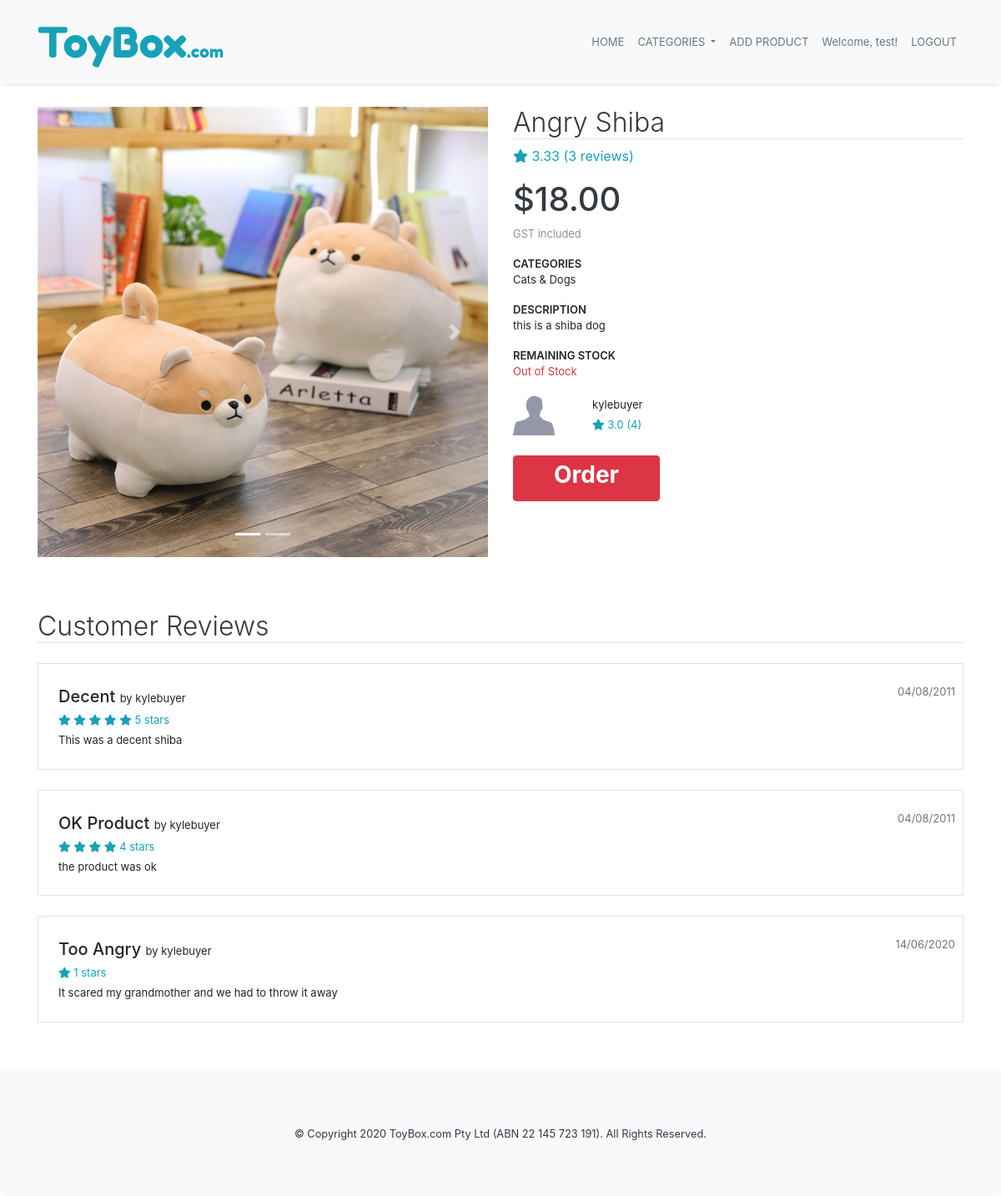
Screenshot of /product/1 (signed in) with the database file from the repository.
### marketplace/models.py (models this page shows, shortened)
class User(db.Model, UserMixin):
    __tablename__='users'
    id = db.Column(db.Integer, primary_key=True)
    username = db.Column(db.String(30), index=True, unique=True, nullable=False)
    email = db.Column(db.String(100), index=True, unique=True, nullable=False)
    phone = db.Column(db.String(20), nullable=False) #must be string to keep 0 at start of number
    bank_account = db.Column(db.String(30))
    seller = db.Column(db.Boolean, nullable=False) #determines whether the user is a seller or buyer
    password_hash = db.Column(db.String(255), nullable=False)
    products = db.relationship('Product', backref='user') #products added by user

class Product(db.Model):
    __tablename__='products'
    id = db.Column(db.Integer, primary_key=True)
    name = db.Column(db.String(100), nullable=False)
    description = db.Column(db.String(500))
    current_stock = db.Column(db.Integer, nullable=False)
    monthly_stock = db.Column(db.Integer, nullable=False)
    price = db.Column(db.Numeric, nullable=False)
    category = db.Column(db.String(50), nullable=False)
    created = db.Column(db.DateTime, default=datetime.now(), nullable=False)
    image_one = db.Column(db.String(400))
    image_two = db.Column(db.String(400))
    image_three = db.Column(db.String(400))
    seller_id = db.Column(db.Integer, db.ForeignKey('users.id'))
    comments = db.relationship('Comment', backref='product') #comments on product

class Comment(db.Model):
    __tablename__='comments'
    id = db.Column(db.Integer, primary_key=True)
    title = db.Column(db.String(100), nullable=False)
    text = db.Column(db.String(500))
    rating = db.Column(db.Float, nullable=False)
    created = db.Column(db.DateTime, default=datetime.now(), nullable=False)
    user_id = db.Column(db.Integer, db.ForeignKey('users.id'))
    product_id = db.Column(db.Integer, db.ForeignKey('products.id'))

### marketplace/products.py (the view)
@bp.route('/<id>', methods=['GET', 'POST'])
def view(id):
    product = Product.query.filter_by(id=id).first()
    if (not product): #if product doesnt exist then 404
        return render_template('404.html')
    roundedPrice = round(product.price, 2)
    rating = 0
    i = 0
    for comment in product.comments:
        rating += comment.rating
        i += 1
    if i > 0:
        rating = round(rating/i, 2)
    else:
        rating = 'N/A'
    seller = User.query.filter_by(id=product.seller_id).first()
    sellerRating = 0
    j = 0
    for prod in seller.products:
        for com in prod.comments:
            sellerRating += com.rating
            j += 1
    if j > 0:
        sellerRating = round(sellerRating/j, 2)
    else:
        sellerRating = 'N/A'
    comments = db.session.query(Comment, User).filter_by(product_id=id).outerjoin(User, Comment.user_id == User.id).all()
    form = ReviewForm()
    if(form.validate_on_submit()):
        f_text = form.text.data
        f_rating = form.rating.data
        f_title = form.title.data
        new_comment = Comment (
            text = f_text,
            rating = f_rating,
            title = f_title,
            user_id = current_user.id,
            product_id = id
        )
        db.session.add(new_comment)
        db.session.commit()
        return redirect(url_for('product.view', id=id))
    else:
        for field, errors in form.errors.items():
            for error in errors:
                flash(u"%s: %s" % (getattr(form, field).label.text.title(), error), 'error')
    return render_template('product.html', product=product, roundedPrice = roundedPrice, rating=rating, reviewCount=i, seller=seller, sellerRating=sellerRating, sellerReviewCount=j, comments=comments, form=form)

### marketplace/templates/product.html (shortened to what this page needs)
{% extends 'base.html' %}
{% block content %}
<div class="container">
    <div class="row content-container mb-5">
        <div class="col-md-6">
            <div id="carouselExampleIndicators" class="carousel slide mb-3" data-ride="carousel">
                <ol class="carousel-indicators">
                    <li data-target="#carouselExampleIndicators" data-slide-to="0" class="active"></li>
                    {% if product.image_two %}
                    <li data-target="#carouselExampleIndicators" data-slide-to="1"></li>
                    {% endif %}
                </ol>
                <div class="carousel-inner">
                    <div class="carousel-item active">
                        <img class="d-block w-100" src="..{{ product.image_one }}" alt="First slide">
                    </div>
                </div>
                <a class="carousel-control-prev" href="#carouselExampleIndicators" role="button" data-slide="prev">
                    <span class="carousel-control-prev-icon" aria-hidden="true"></span>
                </a>
                <a class="carousel-control-next" href="#carouselExampleIndicators" role="button" data-slide="next">
                    <span class="carousel-control-next-icon" aria-hidden="true"></span>
                </a>
            </div>
        </div>
        <div class="col-md-6">
            <h2 class="text-dark font-weight-light border-bottom">{{ product.name }}</h2>
            <div class="text-info">
                <i class="fas fa-star"></i> {{ rating }} ({{ reviewCount }} reviews)
            </div>
            <h1 class="text-dark mt-3">${{ roundedPrice }}</h1>
            <div class="small-font form-head text-muted font-weight-light">GST included</div>
            <div class="small-font form-head mt-3">CATEGORIES</div>
            <p class="small-font">{{ product.category }}</p>
            <div class="small-font form-head mt-3">DESCRIPTION</div>
            <p class="small-font">{{ product.description }}</p>
            <div class="small-font form-head mt-3">REMAINING STOCK</div>
            {% if product.current_stock > 0 %}
                <p class="small-font">{{ product.current_stock }}</p>
            {% else%}
                <p class="small-font text-danger">Out of Stock</p>
            {% endif %}
            <div class="row mt-2">
                <div class="col-2">
                    <img class="" src="../static/img/genericman.jpg" height="50px" width="50px">
                </div>
                <div class="col">
                    <span class="small-font">{{ seller.username }}<br>
                        <span class="text-info">
                            <i class="fas fa-star"></i> {{ sellerRating }} ({{ sellerReviewCount }})
                        </span>
                    </span>
                </div>
            </div>
            {% if product.current_stock > 0 %}
                {% if current_user.seller == False %}
                    <a class="btn btn-info mt-4 pl-5 pr-5" href="{{ url_for('order.order', id=product.id) }}">
                        <h3 class="font-weight-bold">Order</h3>
                    </a>
                {% else %}
                    <a class="btn btn-danger btn-info mt-4 pl-5 pr-5" data-toggle="OOS-tooltip" data-placement="right" title="You must be logged in as a buyer to purchase products!" disabled>
                        <h3 style="color:white;" class="font-weight-bold">Order</h3>
                    </a>
                {% endif %}
            {% else %}
                <a class="btn btn-danger btn-info mt-4 pl-5 pr-5" data-toggle="OOS-tooltip" data-placement="right" title="Unfortunately, I am Out of Stock for this month. Check in on me later!" disabled>
                    <h3 style="color:white;" class="font-weight-bold">Order</h3>
                </a>
            {% endif %}
        </div>
    </div>
    <h2 class="text-dark font-weight-light border-bottom">Customer Reviews</h2>
    {% for comment in comments %}
    <div class="mt-4 mb-2 border p-4">
        <div class="row">
            <div class="col review-head">
                {{ comment[0].title }} <span class="small-font font-weight-normal">by {{ comment[1].username }}</span>
            </div>
            <div class="text-muted small-font">{{ comment[0].created.strftime("%d/%m/%Y") }}</div>
        </div>
        <div class="row">
            <div class="col">
                <span class="small-font">
                    <span class="text-info">
                        {% for i in range(comment[0].rating|int) %}
                            <i class="fas fa-star"></i>
                        {% endfor %}
                        {{ comment[0].rating|int }} stars
                    </span>
                </span>
            </div>
        </div>
        <div class="row mt-1">
            <div class="col small-font">
                {{ comment[0].text }}
            </div>
        </div>
    </div>
    {% endfor %}
</div>
{% endblock %}

### marketplace/templates/base.html (shortened to what this page needs)
<!DOCTYPE html>
<html lang="en">
<head>
    <link href="https://stackpath.bootstrapcdn.com/bootstrap/4.4.1/css/bootstrap.min.css" rel="stylesheet"
>
    <link rel="stylesheet" href="../static/css/style.css">
</head>
<body class="container-full bg-white">
    <nav class="navbar navbar-expand-lg fixed-top navbar-light bg-light">
        <div class="container">
            <a class="navbar-brand fredoka-font logo text-info" href="{{ url_for('main.index') }}">ToyBox<span
                    class="logo-small d-none d-sm-inline-block">.com</span></a>
            <div class="collapse navbar-collapse" id="navbarNav">
                <ul class="navbar-nav ml-auto">
                    <li class="nav-item active">
                        <a class="nav-link text-secondary small-font" href="{{ url_for('main.index') }}">HOME</a>
                    </li>
                    <li class="nav-item dropdown">
                        <a class="nav-link dropdown-toggle text-secondary small-font" href="{{ url_for('main.index') }}"
                            id="navbarDropdown" role="button" data-toggle="dropdown" aria-haspopup="true"
                            aria-expanded="false">
                            CATEGORIES
                        </a>
                    </li>
                    {% if current_user.seller == True %}
                        <li class="nav-item">
                            <a class="nav-link text-secondary small-font" href="{{ url_for('product.add') }}">ADD PRODUCT</a>
                        </li>
                    {% endif %}
                    {% if current_user.is_authenticated %}
                        <li class="nav-item">
                            <a class="nav-link disabled text-secondary small-font" href="#"><span>Welcome, {{ current_user.username }}!</span></a>
                        </li>
                        <li class="nav-item">
                            <a class="nav-link text-secondary small-font" href="{{url_for('auth.logout')}}">LOGOUT</a>
                        </li>
                    {% endif %}
                </ul>
            </div>
        </div>
    </nav>
    {% block content %}
    {% endblock %}
    <div class="jumbotron text-center text-dark bg-light m-0 mt-5">
        <small>© Copyright 2020 ToyBox.com Pty Ltd (ABN 22 145 723 191). All Rights Reserved.<small>
    </div>
</body>
</html>

### marketplace/static/css/style.css (style rules this page uses)
body { overflow-x: hidden; display: flex; flex-direction: column; min-height: 100%; }
html { min-height: 100%; }
.navbar { box-shadow: 0 4px 4px -4px rgba(0,0,0,.2); }
.fredoka-font { font-family: 'Fredoka One', cursive!important; }
.logo { font-size: 50px; }
.logo-small { font-size: 20px; }
.content-container { margin-top: 128px; }
h1 { font-size: 40px; }
.form-head { font-size: 13px; font-weight: 600; }
.small-font { font-size: 13px!important; }
.review-head { font-size: 20px; font-weight: 500; }

### rows the page displays
User: username "test"
Product: image_one (picture), name "Angry Shiba", category "Cats & Dogs", description "this is a shiba dog"
User: username "kylebuyer"
Comment: title "Decent", username "kylebuyer", created "04/08/2011", rating "5", text "This was a decent shiba"
Comment: title "OK Product", username "kylebuyer", created "04/08/2011", rating "4", text "the product was ok"
Comment: title "Too Angry", username "kylebuyer", created "14/06/2020", rating "1", text "It scared my grandmother and we had to throw it away"

### other values shown
{{ rating }} "3.33"
{{ reviewCount }} "3"
{{ roundedPrice }} "18.00"
{{ sellerRating }} "3.0"
{{ sellerReviewCount }} "4"
